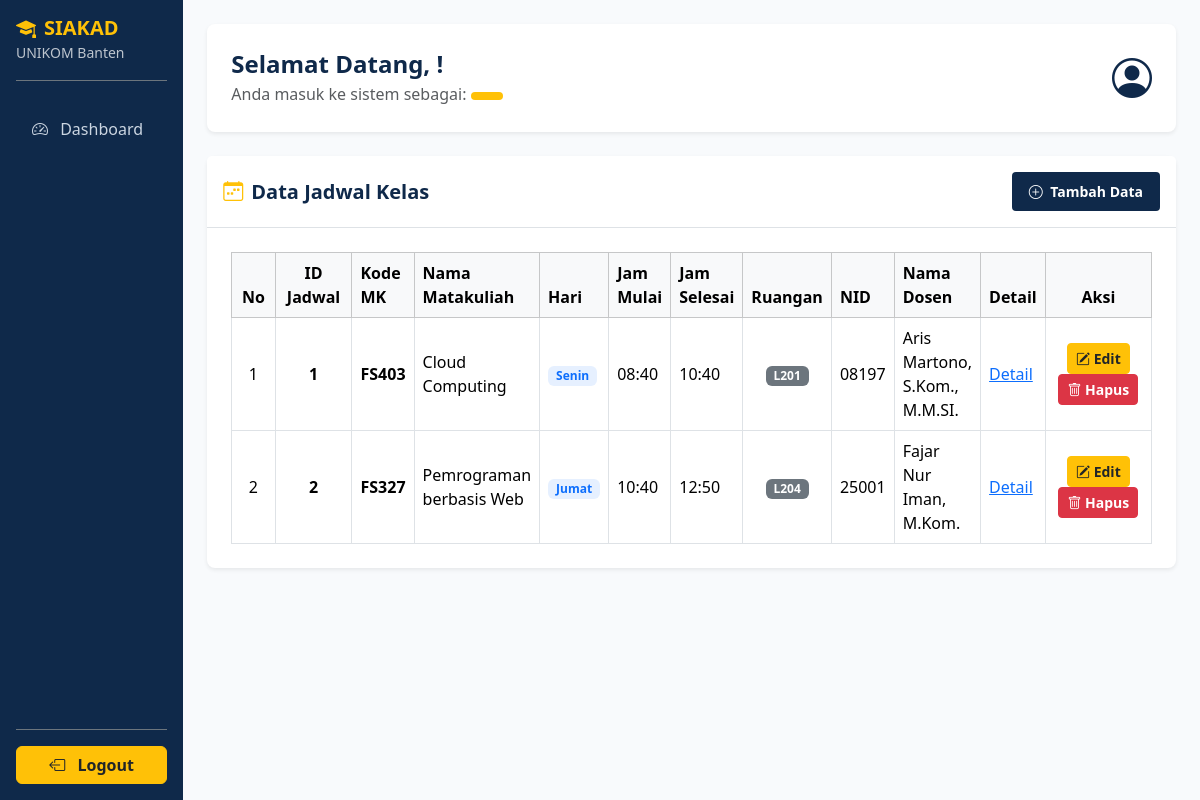
The page /jadwal.php on the database its author committed.
### tables this page shows
CREATE TABLE `jadwal` (
  `id_jadwal` int(11) NOT NULL,
  `kode_mk` char(5) NOT NULL,
  `hari` enum('Senin','Selasa','Rabu','Kamis','Jumat','Sabtu') NOT NULL,
  `jam_mulai` time NOT NULL,
  `jam_selesai` time NOT NULL,
  `ruangan` char(5) NOT NULL,
  `nid` char(5) NOT NULL
);

CREATE TABLE `matakuliah` (
  `kode_mk` char(5) NOT NULL,
  `nama_mk` varchar(100) NOT NULL,
  `sks` int(1) NOT NULL
);

CREATE TABLE `dosen` (
  `nid` char(5) NOT NULL,
  `nama_lengkap` varchar(100) NOT NULL
);

### jadwal.php (the view, shortened to what this page needs)
<?php
include "koneksi.php";
include 'header.php';
$query = mysqli_query($koneksi, "
    SELECT jadwal.*, matakuliah.nama_mk, dosen.nama_lengkap AS nama_dosen
    FROM jadwal
    INNER JOIN matakuliah ON jadwal.kode_mk = matakuliah.kode_mk
    INNER JOIN dosen ON jadwal.nid = dosen.nid
    ORDER BY jadwal.id_jadwal ASC
");
$no = 1;
?>
        <div class="card border-0 shadow-sm rounded-3">
            <div class="card-header bg-white py-3 d-flex justify-content-between align-items-center border-bottom">
                <h5 class="fw-bold mb-0" style="color: #0f294a;">
                    <i class="bi bi-calendar-week me-2 text-warning"></i>Data Jadwal Kelas
                </h5>
                <a href="#" class="btn btn-sm fw-semibold text-white px-3 py-2" style="background-color: #0f294a;" data-bs-toggle="modal" data-bs-target="#exampleModal">
                    <i class="bi bi-plus-circle me-1"></i> Tambah Data
                </a>
            </div>
            <div class="card-body p-4">
                <div class="table-responsive">
                    <table class="table table-hover table-bordered align-middle mb-0">
                        <thead class="table-light">
                            <tr>
                                <th class="text-center" width="50">No</th>
                                <th class="text-center" width="90">ID Jadwal</th>
                                <th>Kode MK</th>
                                <th>Nama Matakuliah</th>
                                <th>Hari</th>
                                <th>Jam Mulai</th>
                                <th>Jam Selesai</th>
                                <th class="text-center">Ruangan</th>
                                <th>NID</th>
                                <th>Nama Dosen</th>
                                <th>Detail</th>
                                <th class="text-center" width="160">Aksi</th>
                            </tr>
                        </thead>
                        <tbody>
                        <?php foreach ($query as $data) { ?>
                            <tr>
                                <td class="text-center"><?= $no; ?></td>
                                <td class="text-center fw-semibold"><?= $data['id_jadwal']; ?></td>
                                <td class="fw-semibold"><?= $data['kode_mk']; ?></td>
                                <td><?= $data['nama_mk']; ?></td>
                                <td>
                                    <span class="badge bg-primary bg-opacity-10 text-primary px-2 py-1">
                                        <?= $data['hari']; ?>
                                    </span>
                                </td>
                                <td><?= date('H:i', strtotime($data['jam_mulai'])); ?></td>
                                <td><?= date('H:i', strtotime($data['jam_selesai'])); ?></td>
                                <td class="text-center">
                                    <span class="badge bg-secondary"><?= $data['ruangan']; ?></span>
                                </td>
                                <td><?= $data['nid']; ?></td>
                                <td><?= $data['nama_dosen']; ?></td>
                                <td><a href="jadwal_detail.php?id=<?= $data['id_jadwal']; ?>">Detail</a></td>
                                <td class="text-center">
                                    <a href="#" class="btn btn-warning btn-sm text-dark fw-semibold" data-bs-toggle="modal" data-bs-target="#Modaledit<?= $no; ?>">
                                        <i class="bi bi-pencil-square"></i> Edit
                                    </a>
                                    <a href="jadwal_kelas.php?hapus=<?= $data['id_jadwal']; ?>" class="btn btn-danger btn-sm fw-semibold" onclick="return confirm('Yakin ingin menghapus jadwal ini?')">
                                        <i class="bi bi-trash"></i> Hapus
                                    </a>
                                </td>
                            </tr>
                        <?php $no++; } ?>
                        </tbody>
                    </table>
                </div>
            </div>
        </div>
</body>
</html>

### header.php (shortened to what this page needs)
<?php
$nama = $_SESSION['nama'];
$halaman = basename($_SERVER['PHP_SELF']);
?>
<!DOCTYPE html>
<html lang="id">
<head>
    <link href="https://cdn.jsdelivr.net/npm/bootstrap@5.3.3/dist/css/bootstrap.min.css" rel="stylesheet">
    <link href="https://cdn.jsdelivr.net/npm/bootstrap-icons@1.11.3/font/bootstrap-icons.min.css" rel="stylesheet">
</head>
<body>
<div class="d-flex">
    <div class="sidebar text-white p-3 d-flex flex-column">
        <div class="mb-4 pb-3 border-bottom border-secondary">
            <h5 class="fw-bold mb-0 text-warning">
                <i class="bi bi-mortarboard-fill me-2"></i>SIAKAD
            </h5>
            <small class="text-light opacity-75">UNIKOM Banten</small>
        </div>
        <ul class="nav flex-column mb-auto">
        <li class="nav-item">
            <a href="dashboard.php" class="nav-link <?php echo ($halaman == 'dashboard.php') ? 'active' : ''; ?>">
                <i class="bi bi-speedometer2 me-2"></i> Dashboard
            </a>
        </li>
</ul>
        <div class="pt-3 border-top border-secondary">
            <a href="logout.php" class="btn btn-warning w-100 fw-semibold text-dark" onclick="return confirm('Yakin ingin keluar dari sistem?')">
                <i class="bi bi-box-arrow-left me-2"></i> Logout
            </a>
        </div>
    </div>
    <div class="flex-grow-1 p-4">
        <div class="card border-0 shadow-sm rounded-3 mb-4">
            <div class="card-body p-4 d-flex justify-content-between align-items-center">
                <div>
                    <h4 class="fw-bold mb-1" style="color: #0f294a;">
                        Selamat Datang, <?=$nama; ?>!
                    </h4>
                    <p class="text-muted mb-0">
                        Anda masuk ke sistem sebagai:
                        <span class="badge bg-warning text-dark text-uppercase px-3 py-1">
                        </span>
                    </p>
                </div>
                <div class="text-end text-muted d-none d-md-block">
                    <i class="bi bi-person-circle fs-1" style="color: #0f294a;"></i>
                </div>
            </div>
        </div>

### header.php (style rules this page uses)
body { background-color: #f8fafc; }
.sidebar { width: 250px; min-height: 100vh; background-color: #0f294a; }
.sidebar .nav-link { color: #cbd5e1; padding: 12px 16px; border-radius: 8px; margin-bottom: 6px; font-weight: 500; }

### rows shown on the page
jadwal: id_jadwal "1", kode_mk "FS403", kode_mk.nama_mk "Cloud Computing", hari "Senin", jam_mulai "08:40", jam_selesai "10:40", ruangan "L201", nid "08197", nid.nama_lengkap "Aris Martono, S.Kom., M.M.SI."
jadwal: id_jadwal "2", kode_mk "FS327", kode_mk.nama_mk "Pemrograman berbasis Web", hari "Jumat", jam_mulai "10:40", jam_selesai "12:50", ruangan "L204", nid "25001", nid.nama_lengkap "Fajar Nur Iman, M.Kom."
